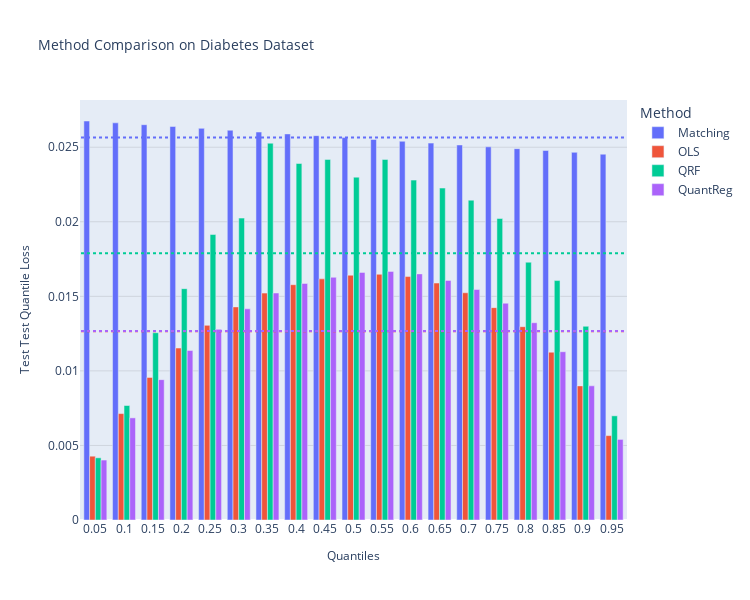

The notebook cell saved with this chart:
### Markdown cell above
# Benchmarking methods

This document provides a comprehensive guide to benchmarking different imputation methods using MicroImpute. The examples below illustrate the workflow for comparing various imputation approaches and evaluating their performance.

### Code cell
# On the Diabetes Dataset

from typing import List, Type

import pandas as pd

from microimpute.comparisons import *
from microimpute.config import RANDOM_STATE
from microimpute.models import *
from microimpute.visualizations.plotting import method_comparison_results
from sklearn.datasets import load_diabetes
from sklearn.model_selection import train_test_split

import warnings

warnings.filterwarnings("ignore")

# 1. Prepare data
diabetes = load_diabetes()
df = pd.DataFrame(diabetes.data, columns=diabetes.feature_names)
X_train, X_test = train_test_split(
    df, test_size=0.2, random_state=RANDOM_STATE
)

predictors = ["age", "sex", "bmi", "bp"]
imputed_variables = ["s1", "s4"]

Y_test: pd.DataFrame = X_test[imputed_variables]

# 2. Run imputation methods
model_classes: List[Type[Imputer]] = [QRF, OLS, QuantReg, Matching]
method_imputations = get_imputations(
    model_classes, X_train, X_test, predictors, imputed_variables
)

# 3. Compare imputation methods
loss_comparison_df = compare_quantile_loss(
    Y_test, method_imputations, imputed_variables
)

# 4. Plot results
comparison_viz = method_comparison_results(
    data=loss_comparison_df,
    metric_name="Test Quantile Loss",
    data_format="long",
)
fig = comparison_viz.plot(
    title="Method Comparison on Diabetes Dataset",
    show_mean=True,
)
fig.show()

### Figure 1 — Plotly figure (JSON) as saved in the notebook; plotly's stock layout.template omitted (floating-point values rounded to 4 significant figures)
{"data": [{"alignmentgroup": "True", "hovertemplate": "Method=Matching<br>Quantiles=%{x}<br>Test Test Quantile Loss=%{y}<extra></extra>", "legendgroup": "Matching", "marker": {"color": "#636efa", "pattern": {"shape": ""}}, "name": "Matching", "offsetgroup": "Matching", "orientation": "v", "showlegend": true, "textposition": "auto", "type": "bar", "x": ["0.05", "0.1", "0.15", "0.2", "0.25", "0.3", "0.35", "0.4", "0.45", "0.5", "0.55", "0.6", "0.65", "0.7", "0.75", "0.8", "0.85", "0.9", "0.95"], "xaxis": "x", "y": [0.02676, 0.02664, 0.02651, 0.02639, 0.02626, 0.02614, 0.02602, 0.02589, 0.02577, 0.02565, 0.02552, 0.0254, 0.02528, 0.02515, 0.02503, 0.0249, 0.02478, 0.02466, 0.02453], "yaxis": "y"}, {"alignmentgroup": "True", "hovertemplate": "Method=OLS<br>Quantiles=%{x}<br>Test Test Quantile Loss=%{y}<extra></extra>", "legendgroup": "OLS", "marker": {"color": "#EF553B", "pattern": {"shape": ""}}, "name": "OLS", "offsetgroup": "OLS", "orientation": "v", "showlegend": true, "textposition": "auto", "type": "bar", "x": ["0.05", "0.1", "0.15", "0.2", "0.25", "0.3", "0.35", "0.4", "0.45", "0.5", "0.55", "0.6", "0.65", "0.7", "0.75", "0.8", "0.85", "0.9", "0.95"], "xaxis": "x", "y": [0.00428, 0.007137, 0.009565, 0.01153, 0.01305, 0.01429, 0.01522, 0.01578, 0.01617, 0.01642, 0.01648, 0.01633, 0.01589, 0.01524, 0.01424, 0.01297, 0.01125, 0.008994, 0.00566], "yaxis": "y"}, {"alignmentgroup": "True", "hovertemplate": "Method=QRF<br>Quantiles=%{x}<br>Test Test Quantile Loss=%{y}<extra></extra>", "legendgroup": "QRF", "marker": {"color": "#00cc96", "pattern": {"shape": ""}}, "name": "QRF", "offsetgroup": "QRF", "orientation": "v", "showlegend": true, "textposition": "auto", "type": "bar", "x": ["0.05", "0.1", "0.15", "0.2", "0.25", "0.3", "0.35", "0.4", "0.45", "0.5", "0.55", "0.6", "0.65", "0.7", "0.75", "0.8", "0.85", "0.9", "0.95"], "xaxis": "x", "y": [0.004171, 0.007679, 0.01256, 0.01551, 0.01915, 0.02025, 0.02527, 0.02391, 0.02418, 0.02299, 0.02418, 0.02279, 0.02226, 0.02145, 0.02022, 0.01729, 0.01606, 0.01299, 0.006986], "yaxis": "y"}, {"alignmentgroup": "True", "hovertemplate": "Method=QuantReg<br>Quantiles=%{x}<br>Test Test Quantile Loss=%{y}<extra></extra>", "legendgroup": "QuantReg", "marker": {"color": "#ab63fa", "pattern": {"shape": ""}}, "name": "QuantReg", "offsetgroup": "QuantReg", "orientation": "v", "showlegend": true, "textposition": "auto", "type": "bar", "x": ["0.05", "0.1", "0.15", "0.2", "0.25", "0.3", "0.35", "0.4", "0.45", "0.5", "0.55", "0.6", "0.65", "0.7", "0.75", "0.8", "0.85", "0.9", "0.95"], "xaxis": "x", "y": [0.004021, 0.00685, 0.009414, 0.01137, 0.01279, 0.01416, 0.01522, 0.01586, 0.01628, 0.0166, 0.01667, 0.01651, 0.01607, 0.01546, 0.01454, 0.01323, 0.01129, 0.008999, 0.005404], "yaxis": "y"}], "layout": {"barmode": "group", "height": 600, "legend": {"title": {"text": "Method"}, "tracegroupgap": 0}, "shapes": [{"line": {"color": "#636EFA", "dash": "dot", "width": 2}, "name": "Matching Mean", "type": "line", "x0": -0.5, "x1": 18.5, "y0": 0.02565, "y1": 0.02565}, {"line": {"color": "#EF553B", "dash": "dot", "width": 2}, "name": "OLS Mean", "type": "line", "x0": -0.5, "x1": 18.5, "y0": 0.01266, "y1": 0.01266}, {"line": {"color": "#00CC96", "dash": "dot", "width": 2}, "name": "QRF Mean", "type": "line", "x0": -0.5, "x1": 18.5, "y0": 0.01789, "y1": 0.01789}, {"line": {"color": "#AB63FA", "dash": "dot", "width": 2}, "name": "QuantReg Mean", "type": "line", "x0": -0.5, "x1": 18.5, "y0": 0.01267, "y1": 0.01267}], "title": {"font": {"size": 14}, "text": "Method Comparison on Diabetes Dataset"}, "width": 750, "xaxis": {"anchor": "y", "domain": [0, 1], "title": {"font": {"size": 12}, "text": "Quantiles"}}, "yaxis": {"anchor": "x", "domain": [0, 1], "gridcolor": "rgba(0,0,0,0.1)", "gridwidth": 1, "showgrid": true, "title": {"font": {"size": 12}, "text": "Test Test Quantile Loss"}}}}
